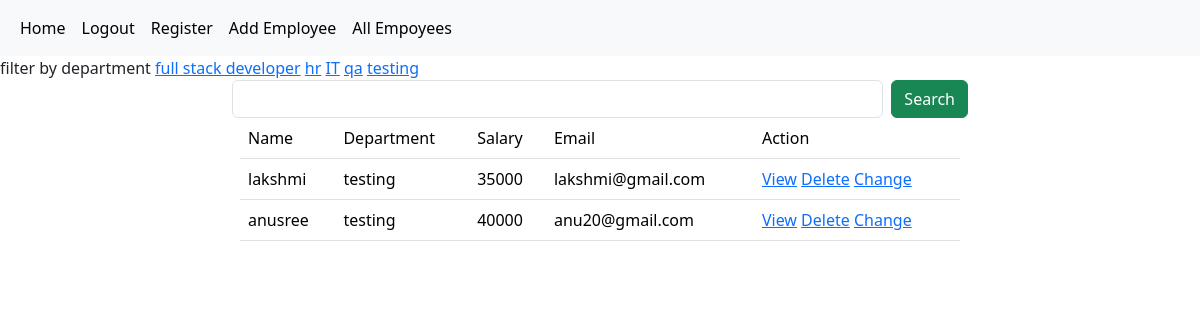
The app's page /employees/all?department=testing (signed in) with its own data.
### crm/models.py (models this page shows, shortened)
class Employees(models.Model):
    name=models.CharField(max_length=200)
    department=models.CharField(max_length=200)
    salary=models.PositiveIntegerField()
    email=models.EmailField(unique=True)
    dob=models.DateField(null=True,blank=True)
    age=models.PositiveIntegerField()
    contact=models.CharField(max_length=12,null=True)
    profile_pic=models.ImageField(upload_to="images",null=True,blank=True)

### crm/views.py (the view, shortened to what this page needs)
# urls.py: path('employees/all',views.EmployeeListView.as_view(),name="emp-all"),
@method_decorator(signin_required,name="dispatch")
class EmployeeListView(View):
    def get(self,request,*args,**kwargs):
         qs=Employees.objects.all()
         departments=Employees.objects.all().values_list("department",flat=True).distinct()
         print(departments)
         if "department" in request.GET:
            dept=request.GET.get("department")
            qs=qs.filter(department__iexact=dept)
         return render(request,"emp_all.html",{"data":qs,"departments":departments})

### crm/views.py (called while the page is built)
def signin_required(fn):
   def wrapper(request,*args,**kwargs):
      if not request.user.is_authenticated:
         messages.error(request,"invalid session")
         return redirect("signin")
      else:
         return fn(request,*args,**kwargs)
   return wrapper

### crm/templates/emp_all.html (shortened to what this page needs)
{%extends 'base.html'%}
{%block body_block%}
<div>
    filter by department
    {%for dep in departments%}
    <a href="{%url 'emp-all'%}?department={{dep}}">{{dep}}</a>
    {%endfor%}
</div>
</div><div class="container">
    <div class="row">
        <div class="col-2"></div>
        <div class="col-8">
            <form action="" method="post">
                <div class="d-flex">
                    <input type="text" name="box" class="form-control me-2">
                    <button type="submit" class="btn btn-success">Search</button>
                </div>
            </form>
        </div>
        <div class="col-2"></div>
    </div>
<div class="container">
    <div class="row">
        <div class="col-2"></div>
        <div class="col-8">
            <table class="table table-hover">
                <tr>
                    <td>Name</td>
                    <td>Department</td>
                    <td>Salary</td>
                    <td>Email</td>
                    <td>Action</td>
                </tr>
                {%for emp in data%}
                <tr>
                    <td>{{emp.name}}</td>
                    <td>{{emp.department}}</td>
                    <td>{{emp.salary}}</td>
                    <td>{{emp.email}}</td>
                    <td>
                        <a href="{%url 'emp-detail' emp.id%}">View</a>
                        <a href="{%url 'emp-delete' emp.id%}">Delete</a>
                        <a href="{%url 'emp-change' emp.id%}">Change</a>
                    </td>
                </tr>
                {%endfor%}
            </table>
        </div>
        <div class="col-2"></div>
    </div>
</div>
{%endblock%}

### records on screen
Employees: name "lakshmi", department "testing", salary "35000", email "lakshmi@gmail.com"
Employees: name "anusree", department "testing", salary "40000", email "anu20@gmail.com"

### other values on screen
{{ dep }} "full stack developer" "hr" "IT" "qa" "testing"
